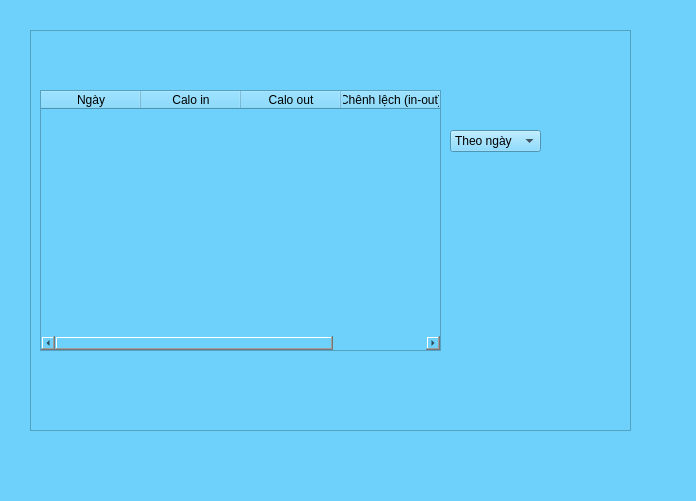
<?xml version="1.0" encoding="UTF-8"?>
<ui version="4.0">
 <class>Report</class>
 <widget class="QDialog" name="Report">
  <property name="geometry">
   <rect>
    <x>0</x>
    <y>0</y>
    <width>696</width>
    <height>501</height>
   </rect>
  </property>
  <property name="windowTitle">
   <string>Dialog</string>
  </property>
  <property name="styleSheet">
   <string notr="true">background-color: rgb(109, 209, 252);</string>
  </property>
  <widget class="QFrame" name="frame">
   <property name="geometry">
    <rect>
     <x>30</x>
     <y>30</y>
     <width>601</width>
     <height>401</height>
    </rect>
   </property>
   <property name="frameShape">
    <enum>QFrame::StyledPanel</enum>
   </property>
   <property name="frameShadow">
    <enum>QFrame::Raised</enum>
   </property>
   <widget class="QTableWidget" name="tableWidget">
    <property name="geometry">
     <rect>
      <x>10</x>
      <y>60</y>
      <width>401</width>
      <height>261</height>
     </rect>
    </property>
    <column>
     <property name="text">
      <string>Ngày</string>
     </property>
    </column>
    <column>
     <property name="text">
      <string>Calo in</string>
     </property>
    </column>
    <column>
     <property name="text">
      <string>Calo out</string>
     </property>
    </column>
    <column>
     <property name="text">
      <string>Chênh lệch (in-out)</string>
     </property>
    </column>
   </widget>
   <widget class="QComboBox" name="comboBox">
    <property name="geometry">
     <rect>
      <x>420</x>
      <y>100</y>
      <width>91</width>
      <height>22</height>
     </rect>
    </property>
    <item>
     <property name="text">
      <string>Theo ngày</string>
     </property>
    </item>
    <item>
     <property name="text">
      <string>Theo tháng</string>
     </property>
    </item>
   </widget>
  </widget>
 </widget>
 <resources/>
 <connections/>
</ui>
